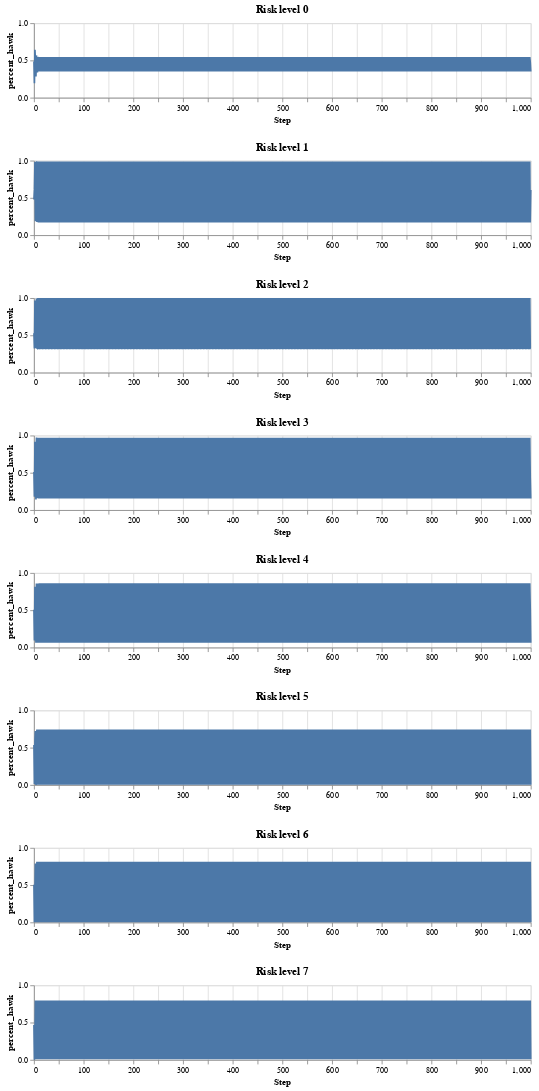

The notebook cell this image was saved under:
### Code cell
# create and display charts for each run / risk level

charts = []

for i in range(8):
    run_i = run_df[run_df.RunId == i]
    risk_level = run_i.agent_risk_level.unique()[0]
    run_chart = alt.Chart(run_i).mark_line().encode(
        x='Step',
        y=alt.Y('percent_hawk', scale=alt.Scale(domain=[0, 1.0]))
        # color='agent_risk_level:N',
    ).properties(
        # title=f'Run {i}, risk level {risk_level}',
        title=f'Risk level {risk_level}',
        width=600,
        height=90
    )
    charts.append(run_chart)

combined_chart = None
for c in charts:
    if combined_chart is None:
        combined_chart = c
    else:
        combined_chart = alt.vconcat(combined_chart, c)

combined_chart

### Figure 1 — Vega-Lite specification as saved in the notebook (floating-point values rounded to 4 significant figures; data arrays with more than 128 entries replaced by an {"elided": "..."} marker saying what was removed)
{"config": {"view": {"continuousWidth": 300, "continuousHeight": 300}}, "vconcat": [{"vconcat": [{"vconcat": [{"vconcat": [{"vconcat": [{"vconcat": [{"vconcat": [{"data": {"name": "data-627dc8745524a3f6399cfbb7aaab0f14"}, "mark": {"type": "line"}, "encoding": {"x": {"field": "Step", "type": "quantitative"}, "y": {"field": "percent_hawk", "scale": {"domain": [0, 1.0]}, "type": "quantitative"}}, "height": 90, "title": "Risk level 0", "width": 600}, {"data": {"name": "data-6660fe0483a1f3e48228311fa545a64c"}, "mark": {"type": "line"}, "encoding": {"x": {"field": "Step", "type": "quantitative"}, "y": {"field": "percent_hawk", "scale": {"domain": [0, 1.0]}, "type": "quantitative"}}, "height": 90, "title": "Risk level 1", "width": 600}]}, {"data": {"name": "data-878c94af5931bd2a83948575fef9af64"}, "mark": {"type": "line"}, "encoding": {"x": {"field": "Step", "type": "quantitative"}, "y": {"field": "percent_hawk", "scale": {"domain": [0, 1.0]}, "type": "quantitative"}}, "height": 90, "title": "Risk level 2", "width": 600}]}, {"data": {"name": "data-3cec4366f68f1aabedfd42dd4bb11377"}, "mark": {"type": "line"}, "encoding": {"x": {"field": "Step", "type": "quantitative"}, "y": {"field": "percent_hawk", "scale": {"domain": [0, 1.0]}, "type": "quantitative"}}, "height": 90, "title": "Risk level 3", "width": 600}]}, {"data": {"name": "data-4d6c72412045835907510a237f77af8e"}, "mark": {"type": "line"}, "encoding": {"x": {"field": "Step", "type": "quantitative"}, "y": {"field": "percent_hawk", "scale": {"domain": [0, 1.0]}, "type": "quantitative"}}, "height": 90, "title": "Risk level 4", "width": 600}]}, {"data": {"name": "data-29189c23f31024ef2e9611104c9c5587"}, "mark": {"type": "line"}, "encoding": {"x": {"field": "Step", "type": "quantitative"}, "y": {"field": "percent_hawk", "scale": {"domain": [0, 1.0]}, "type": "quantitative"}}, "height": 90, "title": "Risk level 5", "width": 600}]}, {"data": {"name": "data-138e67e9a7978479ed1adca47fdbd005"}, "mark": {"type": "line"}, "encoding": {"x": {"field": "Step", "type": "quantitative"}, "y": {"field": "percent_hawk", "scale": {"domain": [0, 1.0]}, "type": "quantitative"}}, "height": 90, "title": "Risk level 6", "width": 600}]}, {"data": {"name": "data-f0c581549110ca3ac5fa34a8a66354fa"}, "mark": {"type": "line"}, "encoding": {"x": {"field": "Step", "type": "quantitative"}, "y": {"field": "percent_hawk", "scale": {"domain": [0, 1.0]}, "type": "quantitative"}}, "height": 90, "title": "Risk level 7", "width": 600}], "$schema": "https://vega.github.io/schema/vega-lite/v5.20.1.json", "datasets": {"data-627dc8745524a3f6399cfbb7aaab0f14": {"elided": "1001 records"}, "data-6660fe0483a1f3e48228311fa545a64c": {"elided": "1001 records"}, "data-878c94af5931bd2a83948575fef9af64": {"elided": "1001 records"}, "data-3cec4366f68f1aabedfd42dd4bb11377": {"elided": "1001 records"}, "data-4d6c72412045835907510a237f77af8e": {"elided": "1001 records"}, "data-29189c23f31024ef2e9611104c9c5587": {"elided": "1001 records"}, "data-138e67e9a7978479ed1adca47fdbd005": {"elided": "1001 records"}, "data-f0c581549110ca3ac5fa34a8a66354fa": {"elided": "1001 records"}}}
